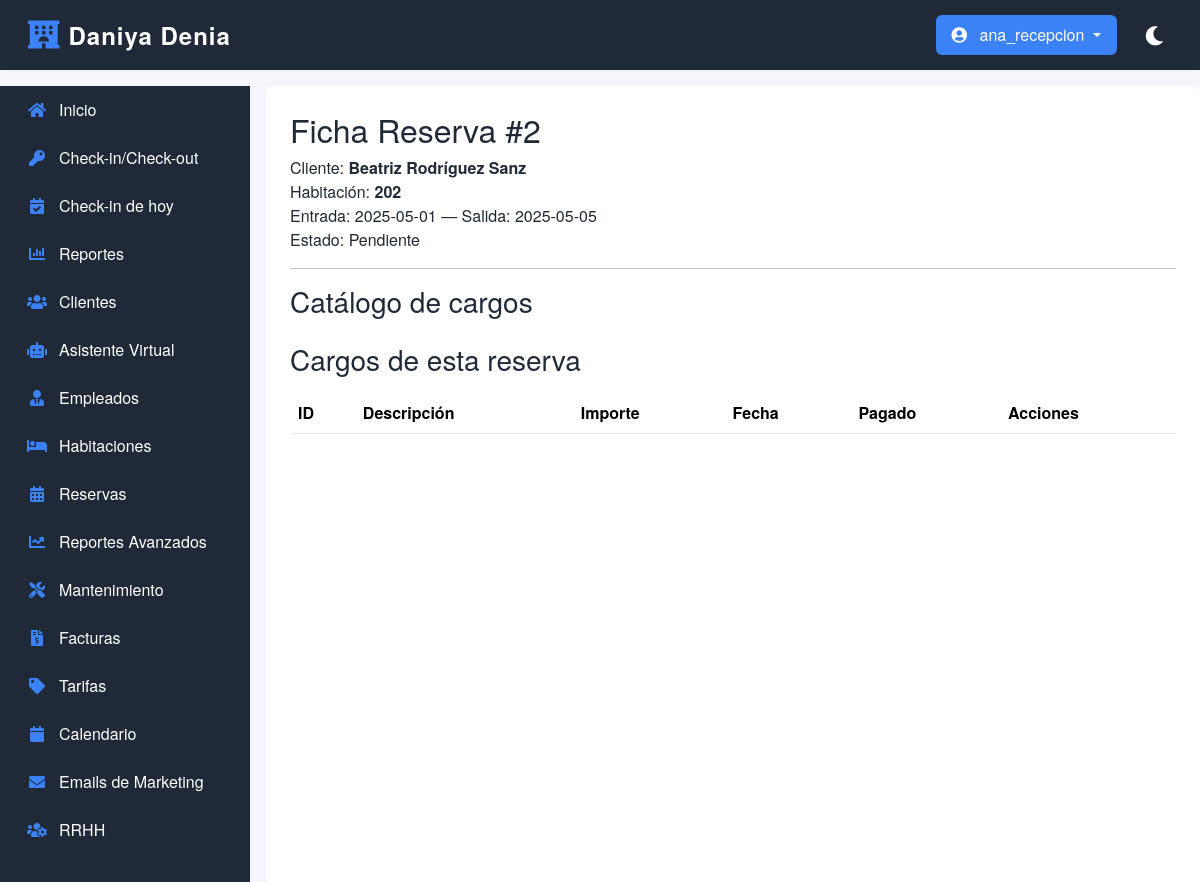
Screenshot of /public/cliente_detalle.php?id_reserva=2 (signed in) with the database file from the repository.
### tables this page shows
CREATE TABLE `reservas` (
  `id_reserva` int(11) NOT NULL,
  `id_cliente` int(11) NOT NULL,
  `id_habitacion` int(11) NOT NULL,
  `fecha_entrada` date NOT NULL,
  `fecha_salida` date NOT NULL,
  `estado_reserva` varchar(50) NOT NULL,
  `total` decimal(10,2) DEFAULT NULL
);

CREATE TABLE `clientes` (
  `id_cliente` int(11) NOT NULL,
  `nombre` varchar(100) NOT NULL,
  `apellidos` varchar(100) NOT NULL,
  `dni` varchar(50) NOT NULL,
  `email` varchar(100) DEFAULT NULL,
  `telefono` varchar(50) DEFAULT NULL,
  `direccion` varchar(200) DEFAULT NULL,
  `activo` tinyint(1) NOT NULL DEFAULT 1,
  `estado_funnel` varchar(50) DEFAULT 'Nuevo'
);

CREATE TABLE `habitaciones` (
  `id_habitacion` int(11) NOT NULL,
  `numero_habitacion` varchar(10) NOT NULL,
  `tipo_habitacion` varchar(50) NOT NULL,
  `capacidad` int(11) NOT NULL,
  `piso` int(11) NOT NULL,
  `estado` varchar(50) NOT NULL
);

### public/cliente_detalle.php (the view, shortened to what this page needs)
<?php
$id_reserva = intval($_GET['id_reserva'] ?? 0);
$pdo   = Database::getInstance()->getConnection();
$stmt = $pdo->prepare("
  SELECT r.*, c.nombre AS nombre_cliente, c.apellidos AS apellidos_cliente, h.numero_habitacion
    FROM reservas r
    JOIN clientes c ON r.id_cliente = c.id_cliente
    JOIN habitaciones h ON r.id_habitacion = h.id_habitacion
   WHERE r.id_reserva = :id
");
$stmt->execute([':id' => $id_reserva]);
$reserva = $stmt->fetch(PDO::FETCH_ASSOC);
?>
<!DOCTYPE html>
<html lang="es">
<head>
    <link href="https://cdn.jsdelivr.net/npm/bootstrap@5.3.1/dist/css/bootstrap.min.css" rel="stylesheet">
    <link rel="stylesheet" href="css/style.css">
</head>
<body>
    <?php include __DIR__ . '/../partials/navbar.php'; ?>
    <div class="d-flex" style="margin-top:1rem;">
        <?php include __DIR__ . '/../partials/sidebar.php'; ?>
        <div class="main-content p-4 w-100">
            <h2>Ficha Reserva #<?= $reserva['id_reserva'] ?></h2>
            <p>
                Cliente: <strong><?= htmlspecialchars($reserva['nombre_cliente'] . ' ' . $reserva['apellidos_cliente']) ?></strong><br>
                Habitación: <strong><?= htmlspecialchars($reserva['numero_habitacion']) ?></strong><br>
                Entrada: <?= $reserva['fecha_entrada'] ?> — Salida: <?= $reserva['fecha_salida'] ?><br>
                Estado: <?= $reserva['estado_reserva'] ?>
            </p>
            <hr>
            <h3>Catálogo de cargos</h3>
            <h3>Cargos de esta reserva</h3>
            <table class="table">
                <thead>
                    <tr>
                        <th>ID</th>
                        <th>Descripción</th>
                        <th>Importe</th>
                        <th>Fecha</th>
                        <th>Pagado</th>
                        <th>Acciones</th>
                    </tr>
                </thead>
            </table>
        </div>
    </div>
</body>
</html>

### public/css/style.css (style rules this page uses)
* { margin: 0; padding: 0; box-sizing: border-box; }
body { font-family: "Helvetica Neue", Arial, sans-serif; background-color: var(--bg-main); color: var(--text-primary); transition: background-color var(--transition-speed), color var(--transition-speed); }
.main-content { flex: 1; background-color: var(--bg-card); margin-left: 1rem; padding: 1.5rem 2rem; border-radius: 8px; box-shadow: var(--shadow-sm); }
table { width: 100%; border-collapse: collapse; margin-top: 1rem; color: var(--text-primary); }
th, td { text-align: left; padding: 0.75rem; border-bottom: 1px solid var(--border-color); }
th { background-color: var(--bg-main); font-weight: 600; color: var(--text-secondary); }
.table td, .table th { vertical-align: middle; }

### public/css/themes.css (style rules this page uses)
:root { --primary-color: #3b82f6; --primary-hover: #2563eb; --primary-light: #93c5fd; --bg-main: #f4f6fc; --bg-card: #ffffff; --bg-sidebar: #1f2937; --bg-sidebar-hover: #374151; --text-primary: #1f2937; --text-secondary: #4b5563; --text-muted: #6b7280; --text-light: #ffffff; --border-color: #e5e7eb; --shadow-sm: 0 1px 2px rgba(0, 0, 0, 0.05); --shadow-md: 0 4px 6px -1px rgba(0, 0, 0, 0.1); --success-color: #10b981; --warning-color: #f59e0b; --danger-color: #ef4444; --info-color: #3b82f6; --transition-speed: 0.2s; }

### rows the page displays
reservas: id_reserva "2", id_cliente.apellidos "Beatriz Rodríguez Sanz", id_habitacion.numero_habitacion "202", fecha_entrada "2025-05-01", fecha_salida "2025-05-05", estado_reserva "Pendiente"

### other values shown
$_SESSION['usuario_nombre'] "ana_recepcion"
$info[0] "Inicio"
$info[0] "Check-in/Check-out"
$info[0] "Check-in de hoy"
$info[0] "Reportes"
$info[0] "Clientes"
$info[0] "Asistente Virtual"
$info[0] "Empleados"
$info[0] "Habitaciones"
$info[0] "Reservas"
$info[0] "Reportes Avanzados"
$info[0] "Mantenimiento"
$info[0] "Facturas"
$info[0] "Tarifas"
$info[0] "Calendario"
